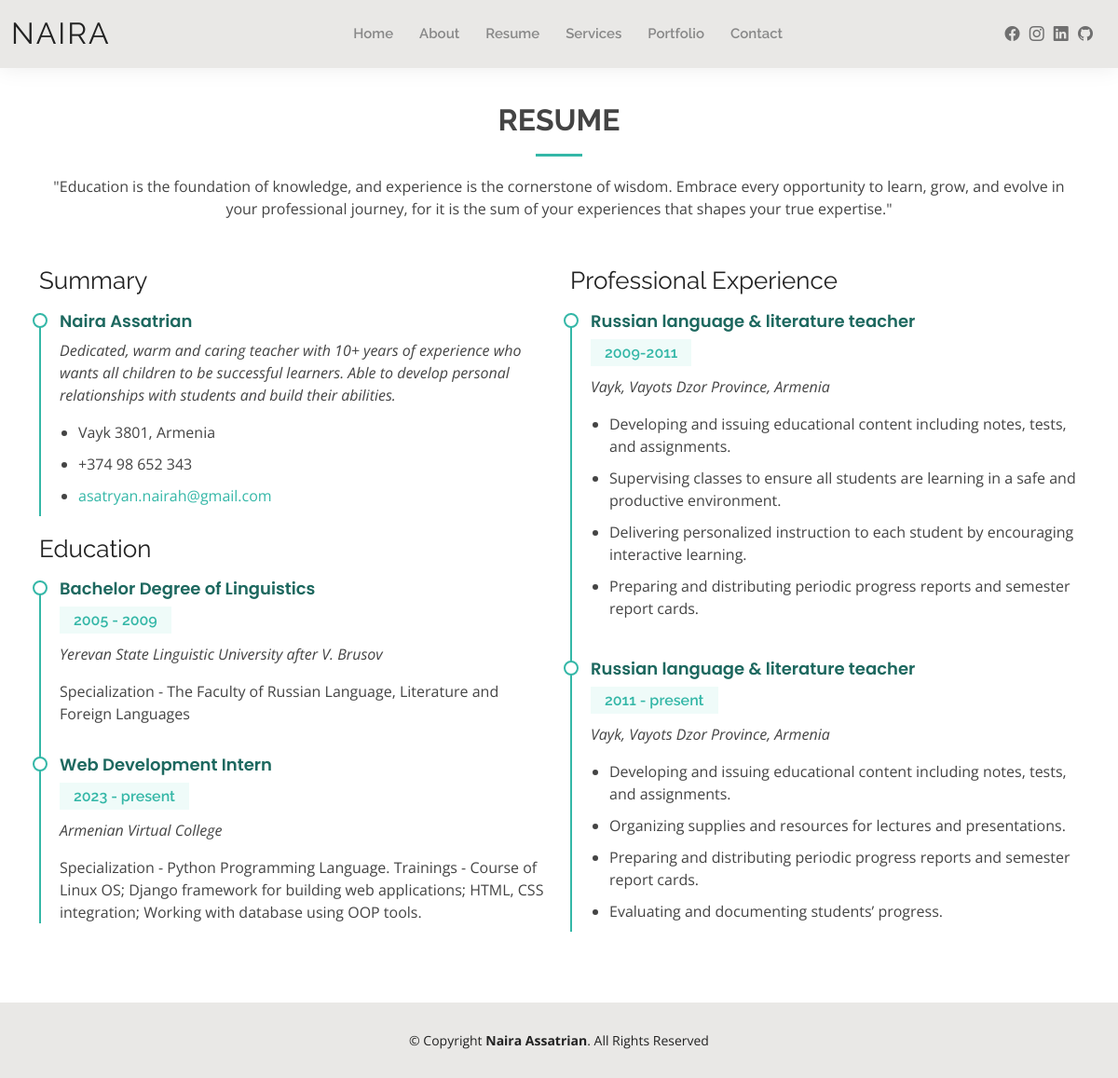
Screenshot of /resume/ with the database file from the repository.
### resume/models.py (models this page shows)
class PersonalData(models.Model):
    first_name = models.TextField(max_length=20)
    last_name = models.TextField(max_length=30)
    who_i_am = models.TextField(max_length=50, blank=True, null=True)
    summary = models.TextField(max_length=500, blank=True, null=True)
    address = models.TextField(max_length=50, blank=True, null=True)
    tel = models.CharField(max_length=15, blank=True, null=True)
    email = models.EmailField(blank=True, null=True)
    bday = models.CharField(max_length=50, blank=True, null=True)
    website = models.CharField(max_length=50, blank=True, null=True)
    quote = models.TextField(max_length=500, blank=True, null=True)
    quote01 = models.TextField(max_length=500, blank=True, null=True)
    quote02 = models.TextField(max_length=500, blank=True, null=True)
    quote03 = models.TextField(max_length=500, blank=True, null=True)
    quote04 = models.TextField(max_length=500, blank=True, null=True)
    quote05 = models.TextField(max_length=500, blank=True, null=True)
    quote06 = models.TextField(max_length=500, blank=True, null=True)
    user = models.ForeignKey(User, on_delete = models.CASCADE)

class Education(models.Model):
    university_name = models.TextField()
    start_date = models.PositiveIntegerField()
    end_date = models.PositiveIntegerField(blank=True, null=True)
    is_current = models.BooleanField(blank=True, null=True)
    grade = models.TextField(max_length=30, blank=True, null=True)
    specialization = models.CharField(max_length=200, blank=True, null=True)
    created_on = models.DateTimeField(auto_now=True)

class Experience(models.Model):
    job_position = models.TextField()
    start_date = models.PositiveIntegerField()
    end_date = models.PositiveIntegerField(blank=True, null=True)
    is_current = models.BooleanField()
    address = models.TextField()
    job_description = models.TextField()
    company_name = models.TextField()

### resume/views.py (the view)
# urls.py: path("", include("resume.urls")),
def resume(request):
    experiences = Experience.objects.all()
    educations = Education.objects.all()
    personal_data = PersonalData.objects.first()
    data3 = {
        "experiences": experiences,
        "educations": educations,
        "personal_data": personal_data
    }
    return render(request, "resume.html", context=data3)

### resume/templates/resume.html
{% extends "base.html" %} {% load static %} {% block bodycontent %}
  <main id="main">
    <section id="resume" class="resume">
      <div class="container" data-aos="fade-up">
        <div class="section-title">
          <h2>Resume</h2>
          <p>{{personal_data.quote}}</p>
        </div>
        <div class="row">
          <div class="col-lg-6">
            <h3 class="resume-title">Summary</h3>
            <div class="resume-item pb-0">
              <h4>{{personal_data.first_name}} {{personal_data.last_name}}</h4>
              <p><em>{{personal_data.summary}}</em></p>
              <p>
              <ul>
                <li>{{personal_data.address}}</li>
                <li>{{personal_data.tel}}</li>
                <li><a href = "mailto: abc@example.com" target="_blank">{{personal_data.email}}</a></li>
              </ul>
              </p>
            </div>
            <h3 class="resume-title">Education</h3>
            <div class="resume-item">
              <h4>{{educations.0.grade}}</h4>
              <h5>{{educations.0.start_date}} - {{educations.0.end_date}}</h5>
              <p><em>{{educations.0.university_name}}</em></p>
              <p>{{educations.0.specialization}}</p>
            </div>
            <div class="resume-item">
              <h4>{{educations.1.grade}}</h4>
              <h5>{{educations.1.start_date}} - {% if educations.1.is_current %} present {% else %} {{educations.1.end_date}} {% endif %}</h5>
              <p><em>{{educations.1.university_name}}</em></p>
              <p>{{educations.1.specialization}}</p>
            </div>
          </div>
          <div class="col-lg-6">
            <h3 class="resume-title">Professional Experience</h3>
            <div class="resume-item">
                <h4>{{experiences.0.job_position}}</h4>
                <h5>{{experiences.0.start_date}}-{{experiences.0.end_date}}</h5>
                <p><em>{{experiences.0.address}} </em></p>
              <p>
                <ul>
                  <li>Developing and issuing educational content including notes, tests, and assignments.</li>
                  <li>Supervising classes to ensure all students are learning in a safe and productive environment.</li>
                  <li>Delivering personalized instruction to each student by encouraging interactive learning.</li>
                  <li>Preparing and distributing periodic progress reports and semester report cards.</li>
                </ul>
              </p>
            </div>
            <div class="resume-item">
              <h4>{{experiences.1.job_position}}</h4>
              <h5>{{experiences.1.start_date}} - {% if experiences.1.is_current %} present {% else %} {{experiences.1.end_date}} {% endif %}</h5>
              <p><em>{{experiences.1.address}}</em></p>
              <p>
              <ul>
                <li>Developing and issuing educational content including notes, tests, and assignments.</li>
                <li>Organizing supplies and resources for lectures and presentations.</li>
                <li>Preparing and distributing periodic progress reports and semester report cards.</li>
                <li>Evaluating and documenting students’ progress.</li>
              </ul>
              </p>
            </div>
          </div>
        </div>
      </div>
    </section>
  </main>
{% endblock %}

### resume/static/assets/css/style.css (style rules this page uses)
body { font-family: "Open Sans", sans-serif; color: #444444; }
a { color: #34b7a7; text-decoration: none; }
h1, h2, h3, h4, h5, h6 { font-family: "Raleway", sans-serif; }
#main { margin-top: 50px; }
section { padding: 60px 0; }
.section-title { text-align: center; padding-bottom: 30px; }
.section-title h2 { font-size: 32px; font-weight: bold; text-transform: uppercase; margin-bottom: 20px; padding-bottom: 20px; position: relative; }
.section-title h2::after { content: ""; position: absolute; display: block; width: 50px; height: 3px; background: #34b7a7; bottom: 0; left: calc(50% - 25px); }
.section-title p { margin-bottom: 0; }
.resume .resume-title { font-size: 26px; font-weight: 400; margin-top: 20px; margin-bottom: 20px; color: #222222; }
.resume .resume-item { padding: 0 0 20px 20px; margin-top: -2px; border-left: 2px solid #34b7a7; position: relative; }
.resume .resume-item h4 { line-height: 18px; font-size: 18px; font-weight: 600; font-family: "Poppins", sans-serif; color: #1d685f; margin-bottom: 10px; }
.resume .resume-item h5 { font-size: 16px; background: #effbf9; padding: 5px 15px; display: inline-block; font-weight: 600; margin-bottom: 10px; color: #34b7a7; }
.resume .resume-item ul { padding-left: 20px; }
.resume .resume-item ul li { padding-bottom: 10px; }
.resume .resume-item:last-child { padding-bottom: 0; }
.resume .resume-item::before { content: ""; position: absolute; width: 16px; height: 16px; border-radius: 50px; left: -9px; top: 0; background: #fff; border: 2px solid #34b7a7; }

### rows the page displays
PersonalData: quote "\"Education is the foundation of knowledge, and experience is the cornerstone of wisdom. Embrace every opportunity to learn, grow, and evolve in your professional journey, for it is the sum of your experiences that shapes your true expertise.\"", first_name "Naira", last_name "Assatrian", summary "Dedicated, warm and caring teacher with 10+ years of experience who wants all children to be successful learners. Able to develop personal relationships with students and build their abilities.", address "Vayk 3801, Armenia", tel "+374 98 652 343", email "asatryan.nairah@gmail.com"
Education: grade "Bachelor Degree of Linguistics", start_date "2005", end_date "2009", university_name "Yerevan State Linguistic University after V. Brusov", specialization "Specialization - The Faculty of Russian Language, Literature and Foreign Languages"
Education: grade "Web Development Intern", start_date "2023", university_name "Armenian Virtual College", specialization "Specialization - Python Programming Language. Trainings - Course of Linux OS; Django framework for building web applications; HTML, CSS integration; Working with database using OOP tools."
Experience: job_position "Russian language & literature teacher", start_date "2009", end_date "2011", address "Vayk, Vayots Dzor Province, Armenia"
Experience: job_position "Russian language & literature teacher", start_date "2011", address "Vayk, Vayots Dzor Province, Armenia"
